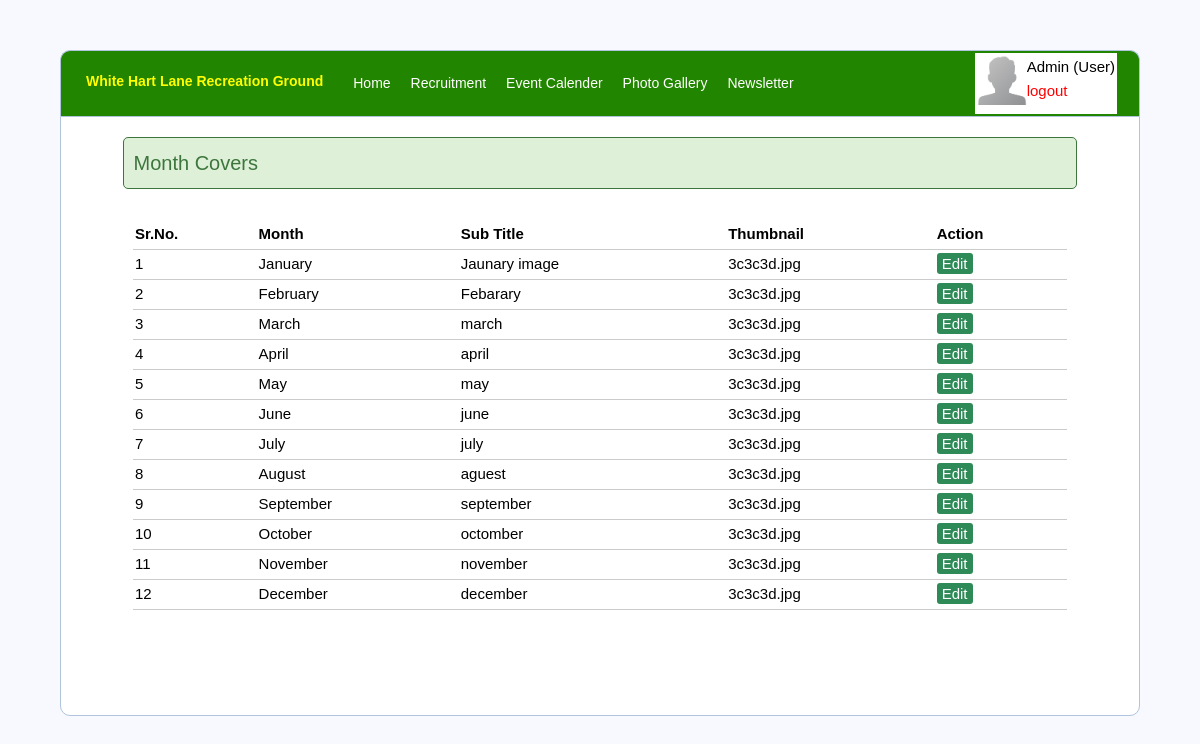
/admin/month_cover.php (signed in), run on the app's committed database.
### tables this page shows
CREATE TABLE `tbl_month_cover` (
  `id` int(11) NOT NULL,
  `month` varchar(255) NOT NULL,
  `sub_title` varchar(255) NOT NULL,
  `thumb` varchar(255) NOT NULL,
  `image` varchar(255) NOT NULL
);

### admin/curd/monthcover_curd.php (the view, shortened to what this page needs)
<?php
include('server.php');
?>
<!DOCTYPE html>
<html>
<head>
	<link rel="stylesheet" type="text/css" href="curd/style.css">
</head>
<body>
<?php $results = mysqli_query($db, "SELECT * FROM tbl_month_cover"); ?>
<table style="color:#000;">
	<thead>
		<tr><th >Sr.No.</th>
			<th style="">Month</th>
			<th style="">Sub Title</th>
            <th style="">Thumbnail</th>
			<th colspan="2">Action</th>
		</tr>
	</thead>
	<?php $i=0; while ($row = mysqli_fetch_array($results)) { ?>
		<tr>
		    <td><?php $i++; echo $i; ?></td>
			<td><?php echo $row['month']; ?></td>
			<td><?php echo $row['sub_title']; ?></td>
            <td><?php echo $row['thumb']; ?></td>
			<td>
				<a href="monthcover_edit.php?edit=<?php echo $row['id']; ?>" class="edit_btn" >Edit</a>
			</td>
			<td>
			</td>
		</tr>
	<?php } ?>
</table>
</body>
</html>

### admin/style.css (style rules this page uses)
* { margin: 0px; padding: 0px; }
body { font-size: 120%; background: #F8F8FF; }
body { color:#000; font-size:15px !important; }

### css/styles.css (style rules this page uses)
body { color: #fff; font: 300 16px/1.6em "Ubuntu", sans-serif; }
a { color: #fff000; text-decoration: none; }
* { box-sizing:border-box }

### admin/curd/style.css (style rules this page uses)
body { font-size: 19px; color:#000; }
table { width: 90%; margin: 30px auto; border-collapse: collapse; text-align: left; }
tr { border-bottom: 1px solid #cbcbcb; }
th, td { border: none; height: 30px; padding: 2px; }
.edit_btn { text-decoration: none; padding: 2px 5px; background: #2E8B57; color: white; border-radius: 3px; }

### data on the page
tbl_month_cover: month "January", sub_title "Jaunary image", thumb "3c3c3d.jpg"
tbl_month_cover: month "February", sub_title "Febarary", thumb "3c3c3d.jpg"
tbl_month_cover: month "March", sub_title "march", thumb "3c3c3d.jpg"
tbl_month_cover: month "April", sub_title "april", thumb "3c3c3d.jpg"
tbl_month_cover: month "May", sub_title "may", thumb "3c3c3d.jpg"
tbl_month_cover: month "June", sub_title "june", thumb "3c3c3d.jpg"
tbl_month_cover: month "July", sub_title "july", thumb "3c3c3d.jpg"
tbl_month_cover: month "August", sub_title "aguest", thumb "3c3c3d.jpg"
tbl_month_cover: month "September", sub_title "september", thumb "3c3c3d.jpg"
tbl_month_cover: month "October", sub_title "octomber", thumb "3c3c3d.jpg"
tbl_month_cover: month "November", sub_title "november", thumb "3c3c3d.jpg"
tbl_month_cover: month "December", sub_title "december", thumb "3c3c3d.jpg"

### other printed values
$_SESSION['user']['username'] "Admin"
$_SESSION['user']['user_type'] "User"
